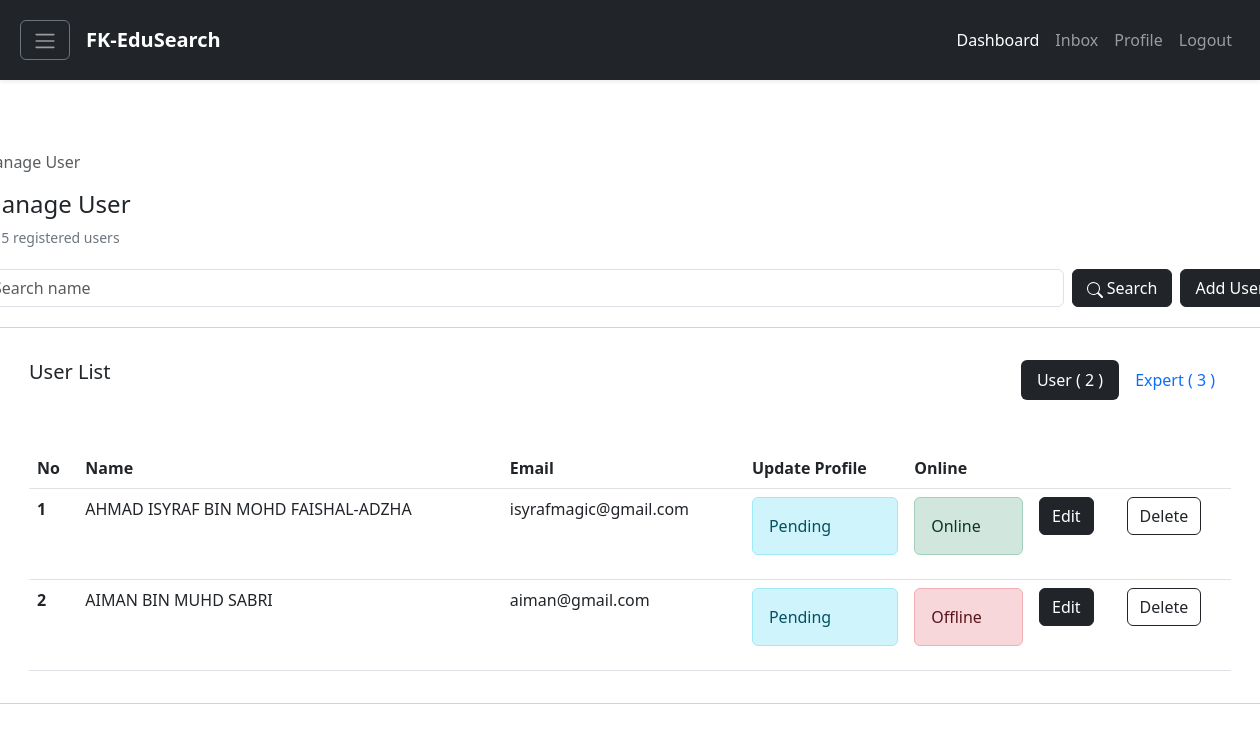
The page /users.php on the database its author committed.
### tables this page shows
CREATE TABLE `user` (
  `userid` int(11) NOT NULL,
  `userFullName` varchar(60) NOT NULL,
  `userEmail` varchar(60) NOT NULL,
  `userPassword` varchar(60) NOT NULL,
  `username` varchar(60) NOT NULL,
  `userAcademicStatus` varchar(60) DEFAULT NULL,
  `userUpdateProfileStatus` varchar(60) DEFAULT NULL,
  `userOnlineStatus` varchar(60) DEFAULT NULL
);

### classes/User.classes.php (called while the page is built, shortened)
<?php
class User extends Connection
{
    public function getAllUser()
    {
        $connection = $this->getConnection();
        $query = "SELECT * FROM user";
        $result = mysqli_query($connection, $query);
        if (!$result) {
            return false;
        } else {
            return $result;
        }
    }
    public function getTotalUser()
    {
        $connection = $this->getConnection();
        $query = "SELECT COUNT(userid) AS total FROM user";
        $result = mysqli_query($connection, $query);
        if (!$result) {
            return false;
        } else {
            $row = mysqli_fetch_assoc($result);
            return $row['total'];
        }
    }
}
?>

### classes/UserController.classes.php (called while the page is built, shortened)
<?php
class UserController extends User
{
    public function getAllUserController()
    {
        return $this->getAllUser();
    }
    public function getTotalUserController()
    {
        return $this->getTotalUser();
    }
}
?>

### classes/Expert.classes.php (called while the page is built, shortened)
<?php
class Expert extends Connection
{
    public function getTotalExpert() {
        $connection = $this->getConnection();
        $query = "SELECT COUNT(expertid) AS total FROM expert";
        $result = mysqli_query($connection, $query);
        if(!$result) {
            return false;
        } else {
            $row = mysqli_fetch_assoc($result);
            return $row['total'];
        }
    }
}
?>

### classes/ExpertController.classes.php (called while the page is built, shortened)
<?php
class ExpertController extends Expert
{
    public function getTotalExpertController()
    {
        return $this->getTotalExpert();
    }
}
?>

### users.php (the view, shortened to what this page needs)
<!DOCTYPE html>
<html lang="en">
<head>
    <link href="https://cdn.jsdelivr.net/npm/bootstrap@5.3.0-alpha3/dist/css/bootstrap.min.css" rel="stylesheet"
>
    <link rel="stylesheet" href="https://cdnjs.cloudflare.com/ajax/libs/animate.css/4.1.1/animate.min.css" />
</head>
<body>
    <?php include "components/navigation.php"; ?>
    <?php include "components/sidebar.php" ?>
    <?php
    $user = new UserController();
    $admin = new AdminController();
    $expert = new ExpertController();
    $type = $_REQUEST['type']? $_REQUEST['type'] : "user";
    $index = 0;
    if ($type == "admin") {
        $result = $admin->getAllAdmin();
        $click_user = false;
        $click_expert = false;
        $click_admin = true;
    } else {
        if (isset($_POST['submitsearch'])) {
            $search = $_REQUEST['search_keyword'];
            $result = $user->searchUserController($search);
        } else {
            $result = $user->getAllUserController();
        }
    }
    $total_user = $user->getTotalUserController();
    $total_expert = $expert->getTotalExpertController();
    $total_all_user = $total_user + $total_expert;
    ?>
    <div class="d-flex justify-content-center">
        <div>
            <div class="d-flex justify-content-between" style="margin-top: 150px; margin-bottom: 5px; width: 1300px">
                <div>
                    <nav aria-label="breadcrumb">
                        <ol class="breadcrumb">
                            <li class="breadcrumb-item active" aria-current="page">Manage User</li>
                        </ol>
                    </nav>
                    <h4>Manage User</h4>
                    <figcaption class="blockquote-footer mt-1">
                        <?php echo isset($total_all_user) ? $total_all_user : "N/A" ?> registered users
                    </figcaption>
                </div>
            </div>
            <form action="users.php" method="post" class="hstack gap-2" style="margin-bottom: 20px">
                <div style="width: 100%">
                    <input type="text" class="form-control" id="exampleFormControlInput1" placeholder="Search name"
                        name="search_keyword">
                </div>
                <div class="">
                    <button type="submit" class="btn btn-dark" name="submitsearch" style="width: 100px">
                        Search
                    </button>
                </div>
                <div class="">
                    <a type="submit" class="btn btn-dark" href="adduser.php" style="width: 100px">Add User</a>
                </div>
            </form>
            <div class="card animate__animated animate__fadeInUp animate__fast" style="">
                <div class="card-body px-5">
                    <div class="mt-3 d-flex justify-content-between">
                        <h5>User List</h5>
                        <form action="" method="post">
                            <div class="nav nav-pills">
                                <div class="nav-item">
                                    <button type="submit"
                                        class="<?php echo ($type == "user" ? 'nav-link active bg-dark' : 'nav-link'); ?>"
                                        name="user">User ( <?php echo isset($total_user) ? $total_user : 'N/A'; ?>
                                        )</button>
                                </div>
                                <div class="nav-item">
                                    <button type="submit"
                                        class="<?php echo ($type == "expert" ? 'nav-link active bg-dark' : 'nav-link'); ?>"
                                        name="expert">Expert ( <?php echo isset($total_expert) ? $total_expert : 'N/A'; ?> )</button>
                                </div>
                            </div>
                        </form>
                    </div>
                    <table class="table mt-5" style="width: 100%">
                        <thead>
                            <tr>
                                <th scope="col">No</th>
                                <th scope="col">Name</th>
                                <th scope="col">Email</th>
                                <th scope="col">Update Profile</th>
                                <th scope="col">Online</th>
                                <th scope="col"></th>
                                <th scope="col"></th>
                            </tr>
                        </thead>
                        <tbody>
                            <?php
                            if ($type == "expert") {
                                if ($result->num_rows > 0) {
                                    while ($row = $result->fetch_assoc()) {
                                        $expertid = $row['expertid'];
                                        $status = $row['expertAccountStatus'] == "Active" ? "Active" : "Deactive";
                                        $profilestatus;
                                        $classprofilestatus;
                                        $index = $index + 1;
                                        $onlinestatus;
                                        $classonlinestatus;
                                        if ($row['expertUpdateProfileStatus'] == "Accepted") {
                                            $profilestatus = "Accepted";
                                            $classprofilestatus = "alert alert-success";
                                        } else if ($row['expertUpdateProfileStatus'] == "Pending") {
                                            $profilestatus = "Pending";
                                            $classprofilestatus = "alert alert-info";
                                        } else if ($row['expertUpdateProfileStatus'] == "Rejected") {
                                            $profilestatus = "Rejected";
                                            $classprofilestatus = "alert alert-danger";
                                        }
                                        if ($row['expertOnlineStatus'] == "Online") {
                                            $onlinestatus = "Online";
                                            $classonlinestatus = "alert alert-success";
                                        } else if ($row["expertOnlineStatus"] == "Offline") {
                                            $onlinestatus = "Offline";
                                            $classonlinestatus = "alert alert-danger";
                                        }
                                        echo '
                                        <tr>
                                            <th scope="row">' . $index . '</th>
                                            <td>' . $row['expertFullName'] . '</td>
                                            <td>' . $row['expertEmail'] . '</td>
                                            <td>' . $status . '</td>
                                            <td>
                                            <div class="' . $classprofilestatus . '" role="alert">
                                                ' . $profilestatus . '
                                            </div>
                                            </td>
                                            <td>
                                            <div class="' . $classonlinestatus . '">
                                                ' . $onlinestatus . '
                                            <div>
                                            </td>
                                            <td>
                                            <a href="edituser.php?userid=' . $expertid . '&type=expert">
                                                <button type="submit" class="btn btn-dark">Edit</button>
                                            </a>
                                            </td>
                                            <td><button type="button" class="btn btn-outline-dark" data-bs-toggle="modal" data-bs-target="#exampleModal' . $expertid . '">Delete</button></td>
                                        </tr>
                                        <div class="modal fade" id="exampleModal' . $expertid . '" tabindex="-1" aria-labelledby="exampleModalLabel' . $expertid . '" aria-hidden="true">
                                            <div class="modal-dialog">
                                                <div class="modal-content">
                                                <div class="modal-header">
                                                    <h1 class="modal-title fs-5" id="exampleModalLabel' . $expertid . '">Delete user account</h1>
                                                    <button type="button" class="btn-close" data-bs-dismiss="modal" aria-label="Close"></button>
                                                </div>
                                                <div class="modal-body">
                                                    Are you confirm to delete ' . $row['expertFullName'] . ' account?
                                                </div>
                                                <div class="modal-footer">
                                                    <button type="button" class="btn btn-secondary" data-bs-dismiss="modal">Close</button>
                                                    <button type="submit" class="btn btn-danger">Delete</button>
                                                </div>
                                                </div>
                                            </div>
                                        </div>
                                        ';
                                    }
                                }
                            } else {
                                if ($result->num_rows > 0) {
                                    while ($row = $result->fetch_assoc()) {
                                        $userid = $row['userid'];
                                        $index = $index + 1;
                                        if ($row['userUpdateProfileStatus'] == "Accepted") {
                                            $profilestatus = "Accepted";
                                            $classprofilestatus = "alert alert-success";
                                        } else if ($row['userUpdateProfileStatus'] == "Pending") {
                                            $profilestatus = "Pending";
                                            $classprofilestatus = "alert alert-info";
                                        } else if ($row['userUpdateProfileStatus'] == "Rejected") {
                                            $profilestatus = "Rejected";
                                            $classprofilestatus = "alert alert-danger";
                                        }
                                        if ($row['userOnlineStatus'] == "Online") {
                                            $onlinestatus = "Online";
                                            $classonlinestatus = "alert alert-success";
                                        } else if ($row['userOnlineStatus'] == "Offline") {
                                            $onlinestatus = "Offline";
                                            $classonlinestatus = "alert alert-danger";
                                        }
                                        echo '
                                        <tr>
                                            <th scope="row">' . $index . '</th>
                                            <td>' . $row['userFullName'] . '</td>
                                            <td>' . $row['userEmail'] . '</td>
                                            <td>
                                            <div class="' . $classprofilestatus . '" role="alert">
                                                ' . $profilestatus . '
                                            </div>
                                            </td>
                                            <td>
                                            <div class="' . $classonlinestatus . '" >
                                                ' . $onlinestatus . '
                                            </div>
                                            </td>
                                            <td>
                                             <a href="edituser.php?userid=' . $userid . '&type=user">
                                                <button type="submit" class="btn btn-dark" name="edit_button">Edit</button>
                                            </a>
                                            </td>
                                            <td><button type="button" class="btn btn-outline-dark" data-bs-toggle="modal" data-bs-target="#exampleModal' . $userid . '">Delete</button></td>
                                        </tr>
                                        <div class="modal fade" id="exampleModal' . $userid . '" tabindex="-1" aria-labelledby="exampleModalLabel' . $userid . '" aria-hidden="true">
                                                    <h1 class="modal-title fs-5" id="exampleModalLabel' . $userid . '">Delete user account</h1>
                                                    Are you confirm to delete ' . $row['userFullName'] . ' account?
                                                    <input type="hidden" value="' . $userid . '" name="userid" />
                                        </div>
                                        ';
                                    }
                                } else if ($result->num_rows < 0) {
                                    echo "Not found";
                                } else {
                                    echo '
                                    <div class="alert alert-danger mt-3" role="alert">
                                        Opps! seems like there is an error
                                    </div>
                                    ';
                                }
                            }
                            ?>
                        </tbody>
                    </table>
                </div>
            </div>
        </div>
    </div>
</body>
</html>

### rows shown on the page
user: userFullName "AHMAD ISYRAF BIN MOHD FAISHAL-ADZHA", userEmail "isyrafmagic@gmail.com", userUpdateProfileStatus "Pending", userOnlineStatus "Online"
user: userFullName "AIMAN BIN MUHD SABRI", userEmail "aiman@gmail.com", userUpdateProfileStatus "Pending", userOnlineStatus "Offline"

### other values the page prints
$total_all_user "5"
$total_user "2"
$total_expert "3"
